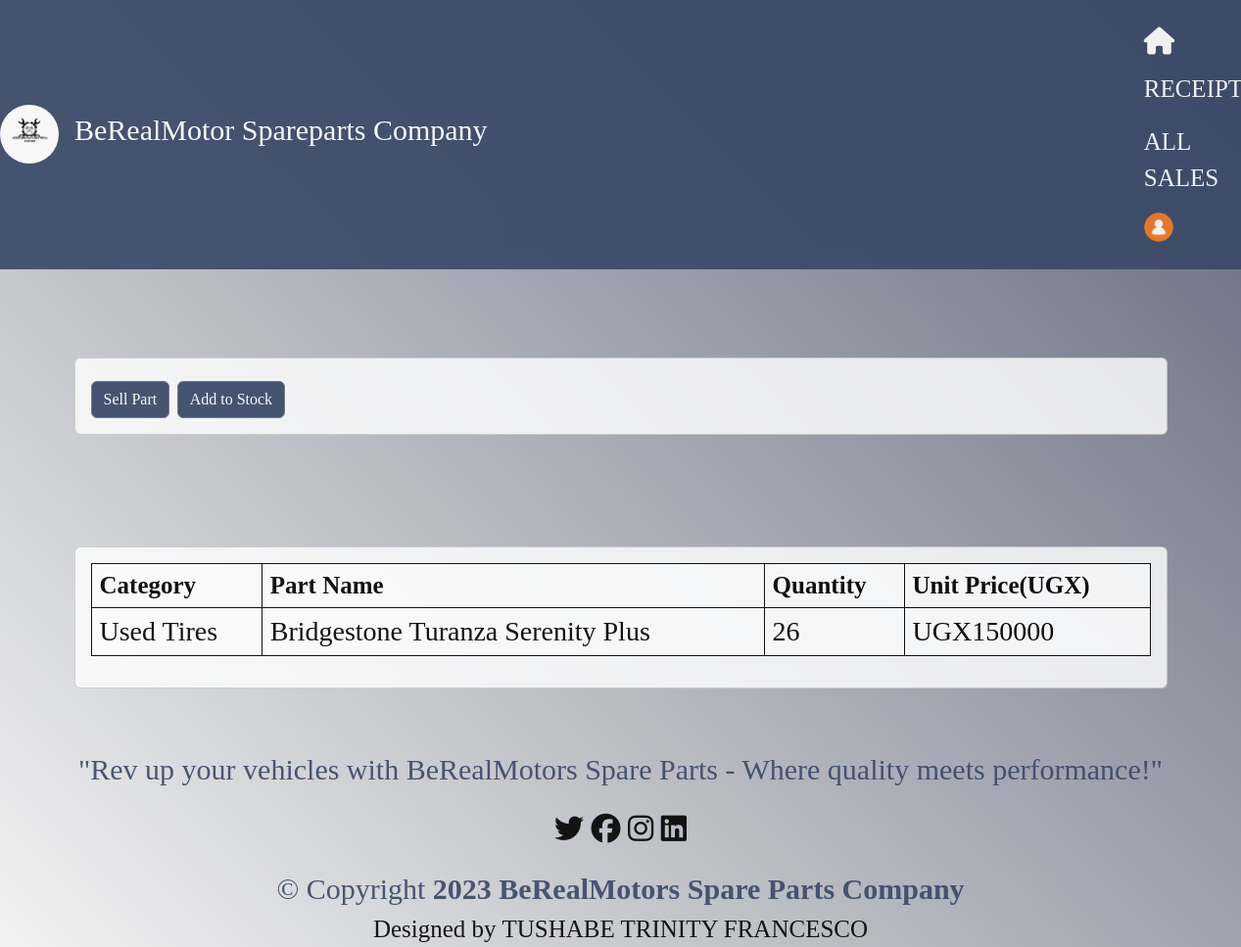
Page /profile/home/10 (signed in) on the committed database.
### SparepartsApp/models.py (models this page shows, shortened)
class Product(models.Model):
    Category_name = models.ForeignKey(Category, on_delete = models.CASCADE, null=False, blank=False) #Creating a relationship between the category and product primary key
    date_of_arrival = models.DateField(default=timezone.now)
    part_name = models.CharField(max_length=50, null = False, blank=False)
    country_of_orgin = models.CharField(max_length=50, null = False, blank=False)
    total_quantity = models.IntegerField(default=0, null=False, blank=False)
    issued_quantity = models.IntegerField(default=0, null=False, blank= False)
    received_quantity = models.IntegerField(default=0, null=False, blank= False)
    branch_name = models.CharField(max_length=50, null=False, blank= False)
    unit_price = models.IntegerField(default=0, null=False, blank=False)

class Category(models.Model): #model for category
    name = models.CharField(max_length=50, null = False, blank=False, unique=True)
    def __str__(self):
        return self.name

### SparepartsApp/views.py (the view)
# urls.py: path('home/<int:product_id>', views.product_detail, name='product_detail'),
@login_required
def product_detail(request, product_id):
    product = Product.objects.get(id = product_id)
    return render(request,'assets/product_detail.html',{'product':product})

### templates/assets/product_detail.html
{% extends 'assets/base.html' %} {% block content %}
<br></br>
<div class="container">
    <div class="card mb-4">
        <div class="card-body">
            <a href="{% url 'issued_item' product.id %}" class="btn btn-secondary">Sell Part</a>
            <a href="{% url 'add_to_stock' product.id %}" class="btn btn-secondary">Add to Stock</a>
        </div>
    </div>
</div>
<br></br>
<div class="container">
    <div class="card">
        <div class="card-body">
            <table class="table">
                <thead class="thead-dark">
                    <tr>
                        <th scope="col">Category</th>
                        <th scope="col">Part Name</th>
                        <th scope="col">Quantity</th>
                        <th scope="col">Unit Price(UGX)</th>
                    </tr>
                </thead>
                <tbody>
                    <tr>
                        <td>{{ product.Category_name }}</td>
                        <td>{{ product.part_name }}</td>
                        <td>{{ product.total_quantity }}</td>
                        <td>UGX{{ product.unit_price }}</td>
                    </tr>
                </tbody>
            </table>
        </div>
    </div>
</div>
{% endblock %}

### SparepartsApp/static/css/main.css (style rules this page uses)
body { position: relative; overflow-x: hidden; background: linear-gradient(45deg, #f2f2f2, #61677A); width: 100% !important; height: 100vh; display: table; position: relative; background-position: center; background-attachment: scroll; -o-background-size: cover; -moz-background-size: cover; -webkit-background-size: cover; background-size: cover; background-repeat: no-repeat; opacity: 0.9; }
body { font-family: 'Times New Roman'; color: black; font-size: 30px; }
.card { background-color: rgba(255, 255, 255, 0.9); color: black; justify-content: center; width: 100%; }
.btn { background-color: #394867; color: white; }
.table>thead { vertical-align: bottom; background-color: #394867; color: white; font-size: 25px; }
.table>tbody { vertical-align: inherit; font-size: 28px; justify-content: center; }
.table { border-collapse: collapse; width: 100%; border: 1px solid #394867; }
.table th, .table td { border: 1px solid black; padding: 8px; text-align: left; }

### rows in the picture
Product: Category_name "Used Tires", part_name "Bridgestone Turanza Serenity Plus", total_quantity "26", unit_price "150000"
